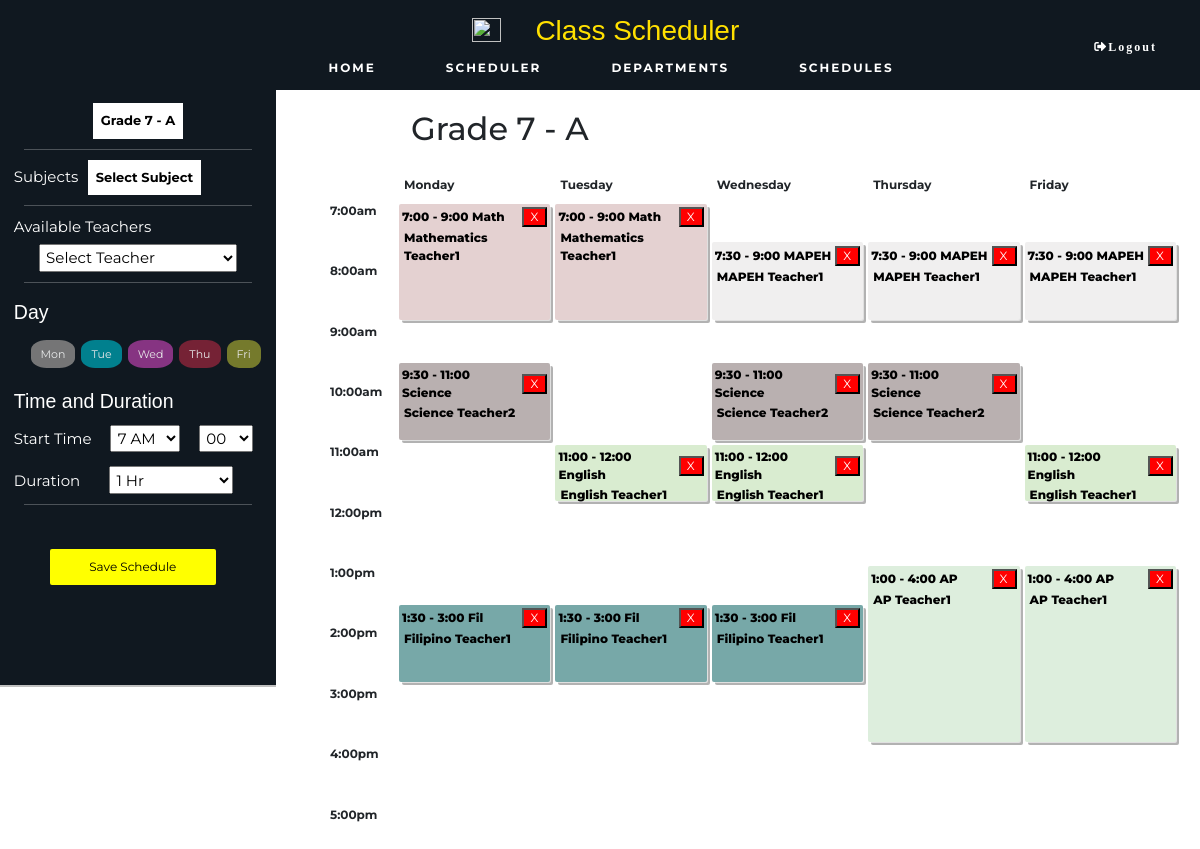
/scheduler.php?grade_section=7A, run on the app's committed database.
### tables this page shows
CREATE TABLE IF NOT EXISTS `class_schedule` (
  `grade_section` varchar(32) NOT NULL,
  `teacher_id` int DEFAULT NULL,
  `subject` varchar(32) NOT NULL,
  `day` varchar(32) NOT NULL,
  `start_time` int NOT NULL,
  `end_time` int NOT NULL,
  `duration` int NOT NULL,
  `id` int NOT NULL AUTO_INCREMENT,
  UNIQUE KEY `id` (`id`),
  KEY `teacher` (`teacher_id`)
);

CREATE TABLE IF NOT EXISTS `teacher` (
  `id` int NOT NULL AUTO_INCREMENT,
  `firstName` varchar(32) NOT NULL,
  `lastName` varchar(32) NOT NULL,
  `dept` varchar(32) NOT NULL,
  `workload` float NOT NULL,
  PRIMARY KEY (`id`)
);

### scheduler.php (called while the page is built, shortened)
<?php
try {
    include __DIR__ . './includes/connection/DatabaseConnect.php';
    include __DIR__ . './includes/connection/DatabaseFunctions.php';
    include __DIR__ . './includes/templates/scheduler.html.php';
} catch (PDOException $e) {
    include __DIR__ . './includes/connection/displayError.php';
}
include __DIR__ . './includes/templates/layout.html.php';
function convertSubject($subject) {
    if($subject == 'Mathematics')
      return 'Math';
    if($subject == 'Filipino')
      return 'Fil';
      return $subject;
  }
function convertTime($time) {
    if($time % 100 == 0) {
        $time = $time/100;
        if($time > 12) {
        $stringTime = ($time - 12) . ':00';
        return $stringTime;
        } else {
        $stringTime = $time . ':00';
        return $stringTime;
        }
    } else {
        $time = $time/100;
        $time = $time - 0.5;
        if($time > 12) {
        $stringTime = ($time - 12) . ':30';
        return $stringTime;
        } else {
        $stringTime = $time . ':30';
        return $stringTime;
        }
    }
}
?>

### includes/connection/DatabaseFunctions.php (called while the page is built, shortened)
<?php
function retrieveAllId($pdo, $table, $primaryKey, $value) {
    $query = 'SELECT * FROM `' . $table . '`
              WHERE `' . $primaryKey . '` = :value';
    $parameters = [
        'value' => $value
    ];
    $query = query($pdo, $query, $parameters);
    return $query->fetchAll();
}
function retrieveId($pdo, $table, $primaryKey, $value) {
    $query = 'SELECT * FROM `' . $table . '`
              WHERE `' . $primaryKey . '` = :value';
    $parameters = [
        'value' => $value
    ];
    $query = query($pdo, $query, $parameters);
    return $query->fetch();
}
function query($pdo, $sql, $parameters = []) {
    $query = $pdo->prepare($sql);
    $query->execute($parameters);
    return $query;
}
?>

### includes/templates/scheduler.html.php (the view, shortened to what this page needs)
<link rel="stylesheet" type="text/css" href="./includes/templates/css/scheduler.css">
<?php
  $output = '
<div style="display:flex;">
<div class="add-module">
  <div style="margin:5%">
  <div class="dropdown">
  ';
  if(isset($_GET['grade_section'])) {
    $grade = $_GET['grade_section'];
    $section = substr($grade, -1);
    $grade = substr_replace($grade ,"", -1);
    $displayGradeSection = 'Grade ' . $grade . ' - ' . $section;
  }
  else
    $displayGradeSection = 'Select Grade and Section';
  $output .= '
    <button onclick="dropDown('.'\'grade_section\''.')" class="dropbtn">'.$displayGradeSection.'</button>
    <div id="grade_section" class="dropdown-content">
  ';
  for($i = 7; $i <= 10; $i++) {
    $gradeLevel = retrieveAllId($pdo, 'grade_level', 'grade', $i);
    foreach($gradeLevel as $row) {
      $output .= '
        <a href="scheduler.php?grade_section='.$row['grade'].$row['section'].'">
        Grade '.$row['grade'].' - ' .$row['section'].' </a>
      ';
    }
  }
  if(isset($_GET['subject']))
    $subjectSelected =  $_GET['subject'];
  else
    $subjectSelected = 'Select Subject';
  if(isset($_GET['grade_section']))
    $gradeSection =  $_GET['grade_section'];
  else
    $gradeSection = ' ';
  $output .= '
      </div>
    </div>
    <hr>
    <label for="subject">Subjects</label>
    <div class="dropdown" style="width: 50%;">
      <button onclick="dropDown('.'\'subject\''.')" class="dropbtn">'.$subjectSelected.'</button>
      <div id="subject" class="dropdown-content">
        <a href="scheduler.php?grade_section='.$gradeSection.'&subject=Mathematics">Mathematics</a>
        <a href="scheduler.php?grade_section='.$gradeSection.'&subject=Science">Science</a>
        <a href="scheduler.php?grade_section='.$gradeSection.'&subject=English">English</a>
        <a href="scheduler.php?grade_section='.$gradeSection.'&subject=Filipino">Filipino</a>
        <a href="scheduler.php?grade_section='.$gradeSection.'&subject=MAPEH">MAPEH</a>
        <a href="scheduler.php?grade_section='.$gradeSection.'&subject=AP">AP</a>
        <a href="scheduler.php?grade_section='.$gradeSection.'&subject=ESP">ESP</a>
        <a href="scheduler.php?grade_section='.$gradeSection.'&subject=TLE">TLE</a>
      </div>
    </div>
    <hr>
  ';
  if( isset($_GET['grade_section']) && isset($_GET['subject']) ) {
    $temp = retrieveTwoId($pdo, 'class_schedule', 'grade_section', $_GET['grade_section'], 'subject', $_GET['subject']);
      if(isset($temp['teacher_id'])) {
        $teacherSelected = $temp['teacher_id'];
        $teacherSelected = retrieveId($pdo, 'teacher', 'id', $teacherSelected);
        $teacherId = $teacherSelected['id'];
        $teacherName = $teacherSelected['firstName'] . ' ' . $teacherSelected['lastName'];
      } else {
        $teacherName = 'Select Teacher';
        $teacherId = '';
      }
  } else {
    $teacherId = '';
    $teacherName = 'Select Teacher';
  }
  $output .= '
    <form action="scheduler.php" method="post">
    <label for="teacher">Available Teachers</label> <br>
      <select name="teacher" style="width:80%; margin: 2% 0 0 10%;" required>
        <option value="'.$teacherId.'" selected>'.$teacherName.'</option>
  ';
  $output .= '
      </select>
    <hr>
  </div>
  <div style="margin:5%; width:100%;">
  <h1>Day</h1>
    <div class="day-picker">
      <div>
        <label>
          <span style="background:grey;">Mon</span>
          </label>
      </div>
      <div>
        <label>
          <span style="background: #008c9b;">Tue</span>
          </label>
      </div>
      <div>
        <label>
          <span style="background:#93388d;">Wed</span>
          </label>
      </div>
      <div>
        <label>
        <span style="background:#812438;">Thu</span>
        </label>
      </div>
      <div>
        <label>
          <span style="background:#80852e;">Fri</span>
          </label>
      </div>
    </div>
  </div>
  <div style="margin:5%">
  <h1>Time and Duration</h1>
    <label for="start_time">Start Time</label>
      <select name="start_time" style="width:28%; margin: 0 0 0 6%;">
          <option value="700" selected> 7 AM</option>
      </select>
      <select name="start_time_add" style="width:22%; margin: 0 0 0 6%;">
        <option value="0" selected>00</option>
      </select>
  </div>
  <div style="margin:5%">
    <label for="duration">Duration</label>
      <select name="duration" style="width:50%; margin: 0 0 0 10%;">
        <option value="100" selected>1 Hr</option>
      </select>
    <hr>
  </div>
  <input type="hidden" name="grade_section" value="'.$gradeSection.'">
  <input type="hidden" name="subject" value="'.$subjectSelected.'">
  <input type="submit" name="saveSchedule" value="Save Schedule">
</div>
  ';
  $output .= '
<div class="text">
  <h2 id="schedule-heading" style="margin-left: 15%; padding-top: 20px;">'.$displayGradeSection.'</h2>
  <div class="schedule" aria-labelledby="schedule-heading">
    <span class="track-slot" aria-hidden="true" style="grid-column: mon; grid-row: tracks;">Monday</span>
    <span class="track-slot" aria-hidden="true" style="grid-column: tue; grid-row: tracks;">Tuesday</span>
    <span class="track-slot" aria-hidden="true" style="grid-column: wed; grid-row: tracks;">Wednesday</span>
    <span class="track-slot" aria-hidden="true" style="grid-column: thu; grid-row: tracks;">Thursday</span>
    <span class="track-slot" aria-hidden="true" style="grid-column: fri; grid-row: tracks;">Friday</span>
    <h2 class="time-slot" style="grid-row: time-700;">7:00am</h2>
    <h2 class="time-slot" style="grid-row: time-750;"></h2>
    <h2 class="time-slot" style="grid-row: time-800;">8:00am</h2>
    <h2 class="time-slot" style="grid-row: time-850;"></h2>
    <h2 class="time-slot" style="grid-row: time-900;">9:00am</h2>
    <h2 class="time-slot" style="grid-row: time-950;"</h2>
    <h2 class="time-slot" style="grid-row: time-1000;">10:00am</h2>
    <h2 class="time-slot" style="grid-row: time-1050;"></h2>
    <h2 class="time-slot" style="grid-row: time-1100;">11:00am</h2>
    <h2 class="time-slot" style="grid-row: time-1150;"></h2>
    <h2 class="time-slot" style="grid-row: time-1200;">12:00pm</h2>
    <h2 class="time-slot" style="grid-row: time-1250;"></h2>
    <h2 class="time-slot" style="grid-row: time-1300;">1:00pm</h2>
    <h2 class="time-slot" style="grid-row: time-1350;"></h2>
    <h2 class="time-slot" style="grid-row: time-1400;">2:00pm</h2>
    <h2 class="time-slot" style="grid-row: time-1450;"></h2>
    <h2 class="time-slot" style="grid-row: time-1500;">3:00pm</h2>
    <h2 class="time-slot" style="grid-row: time-1550;"></h2>
    <h2 class="time-slot" style="grid-row: time-1600;">4:00pm</h2>
    <h2 class="time-slot" style="grid-row: time-1650;"></h2>
    <h2 class="time-slot" style="grid-row: time-1700;">5:00pm</h2>
  ';
  $grade_section_sched = retrieveAllId($pdo, 'class_schedule', 'grade_section', $gradeSection);
  foreach($grade_section_sched as $sched) {
    $teacher = retrieveId($pdo, 'teacher', 'id', $sched['teacher_id']);
    $schedDay = $sched['day'];
    $schedStart = $sched['start_time'];
    $schedEnd = $sched['end_time'];
    $schedSubject = $sched['subject'];
    $schedTeacher = $teacher['firstName'] . ' ' . $teacher['lastName'];
    $output .= '
          <div class="session '.$schedSubject.'" style="grid-column: '.$schedDay.'; grid-row: time-'.$schedStart.' / time-'.$schedEnd.';">
            <div class="session-time">
              <div>'.convertTime($schedStart).' - '.convertTime($schedEnd) . ' ' . convertSubject($schedSubject).'</div>
              <div>
                <form action="scheduler.php" method="post" style="display:inline-block; margin:0; padding:0;">
                  <input type="hidden" name="teacher_id" value="'.$teacher['id'].'">
                  <input type="hidden" name="grade_section" value="'.$gradeSection.'">
                  <input type="hidden" name="duration" value="'.$sched['duration'].'">
                  <button type="submit" name="deleteSchedule" value="'.$sched['id'].'">X</button>
                </form>
              </div>
            </div>
            <div class="session-track">
              <div>'.$schedTeacher.'</div>
            </div>
          </div>
    ';
  }
  $output .= '
  </div>
</div>
  ';
?>

### includes/templates/layout.html.php (shortened to what this page needs)
<!DOCTYPE html>
<html lang="en">
<head>
    <link rel="stylesheet" href="./includes/templates/css/all.css">
    <link rel="stylesheet" type="text/css" href="./includes/templates/css/style.css">
    <link href="https://cdn.jsdelivr.net/npm/bootstrap@5.1.3/dist/css/bootstrap.min.css" rel="stylesheet">
</head>
<body>
    <div class="nav">
        <div class="nav_logo">
            <img src="./includes/templates/css/logosched.png" width="29px" height="24px" style="margin-left:7%">
            <h3 >Class Scheduler</h3>
        </div>
        <ul>
            <li><a href="main.php"><b>HOME</b></a></li>
            <li><a href="scheduler.php"><b>SCHEDULER</b></a></li>
            <li><a href="department.php"><b>DEPARTMENTS</b></a></li>
            <li><a href="schedules.php"><b>SCHEDULES</b></a></li>
        </ul>
        <li class="nav_btn">
                <span style="font-size: 15px; color: yellow;">
                    <a href="login.html.php"><i class="fas fa-sign-out-alt">Logout</i></a>
                </span>
        </li>
    </div>
<main>
    <?=$output?>
</main>
</body>
</html>

### includes/templates/css/scheduler.css (style rules this page uses)
.add-module { display:inline-block; border-bottom: 2px solid silver; height: auto; padding-bottom: 100px; color: white; background: #101820FF; width: 23%; font-size: 15px; }
.add-module h1 { font-size: 1.3em; line-height: 1.5; font-family: Arial, sans-serif; }
.add-module select { padding: 1%; }
input { width: 100%; outline: none; border: none; padding: 0.75em; background: white; color: black; box-sizing: border-box; margin-bottom: 0.7em; font-size: 12px; height: 14px; }
input[type="submit"] { background: #FFFF00; cursor: pointer; text-align: center; margin-left: 50px; border-radius: 2px; box-sizing: border-box; font-size: 12px; height: auto; width: 60%; margin-top: 30px; }
.day-picker { display: flex; flex-wrap: wrap; margin: 0 5%;; }
.day-picker div { margin: 5px 3px; }
.day-picker div label { cursor: pointer; }
.day-picker div label span { display: inline-block; padding: 6px 10px; color: white; border-radius: 35%; font-size: 11px; user-select: none; overflow: hidden; opacity: 0.9; }
.add-module hr { margin: 10px 10px; }
@media screen and (min-width:700px) { .schedule { height: 80%; display: grid; grid-gap: 5px; margin-top: 2%; margin-left: 6%; grid-template-rows: [tracks] auto [time-700] 8% [time-750] 4% [time-800] 8% [time-850] 4% [time-900] 8% [time-950] 4% [time-1000] 8% [time-1050] 4% [time-1100] 8% [time-1150] 4% [time-1200] 8% [time-1250] 4% [time-1300] 8% [time-1350] 4% [time-1400] 8% [time-1450] 4% [time-1500] 8% [time-1550] 4% [time-1600] 8% [time-1650] 4% [time-1700] 8%; grid-template-columns: [times] 4em [mon-start] 1fr [mon-end tue-start] 1fr [tue-end wed-start] 1fr [wed-end thu-start] 1fr [thu-end fri-start] 1fr [fri-end]; } }
.text { display:inline-block; width:75%; height: 100%; }
.time-slot { grid-column: times; }
.track-slot { display: none; }
.session { padding: 2%; border-radius: 2px; font-size: 12px; box-shadow: rgba(255,255,255,.6) 1px 1px 0, rgba(0,0,0,.3) 3px 3px 0; font-weight: 750; }
.session-track { margin: 2px 5px 0 2px; }
.session-time { display:flex; justify-content:space-between; align-items:center; }
.session-time button { width:25px; height:20px; display:inline-flex; align-items:center; background: red; color: white; }
.session-title, .time-slot { margin: 0; font-size: 1em; }
.track-slot, .time-slot { font-weight: bold; font-size:.75em; }
.Mathematics { background-color: #e4d1d1; color: black; }
.Science { background-color: #b9b0b0; color: black; }
.English { background-color: #d9ecd0; color: black; }
.Filipino { background-color: #77a8a8; color: black; }
.MAPEH { background-color: #f0efef; color: black; }
.AP { background-color: #ddeedd; color: black; }
.dropbtn { background-color: white; color: black; padding: 8px; font-size: 13px; font-weight: 700; border: none; cursor: pointer; }
.dropdown { position: relative; display: inline-block; width: 100%; text-align: center; }

### resources/Test-Codes/includes/templates/css/all.css (style rules this page uses)
.fa, .fas, .far, .fal, .fad, .fab { -moz-osx-font-smoothing: grayscale; -webkit-font-smoothing: antialiased; display: inline-block; font-style: normal; font-variant: normal; text-rendering: auto; line-height: 1; }
.fa-sign-out-alt:before { content: "\f2f5"; }
.fa, .fas { font-family: 'Font Awesome 5 Free'; font-weight: 900; }

### includes/templates/css/style.css (style rules this page uses)
* { font-family: 'Montserrat', sans-serif; scroll-behavior: smooth; }
body { width: 100vw; height: 100vh; padding: 0; margin: 0; }
main { width: 100%; height: 100%; }
.nav { background: #101820FF; height: auto; padding: 10px; width: 100vw; display: flex; align-items: center; font-size: 1.2rem; z-index: 999; z-index: 1; justify-content: space-around; top: 0; }
.nav_logo { width: 30%; display: flex; justify-content: space-evenly; align-items: center; }
.nav h3 { color:#FFE000; font-family:Arial, sans-serif; margin:1% 1%; }
.nav ul { display: flex; list-style: none; margin:0 100px; cursor: pointer; }
.nav li a { color: white; text-decoration: none; list-style: none; letter-spacing: 2px; font-size: 12px; font-family: Arial, sans-serif; letter-spacing: 2px; padding: 0 35px; cursor: pointer; transition: all 200ms; }
.nav_btn { padding: 0 8px; border: none; position: absolute; right: 0; }

### data on the page
class_schedule: start_time "9:30", end_time "11:00", subject "Science", $sched['id'] 17 (drawn), teacher.lastName "Science Teacher2"
class_schedule: start_time "9:30", end_time "11:00", subject "Science", $sched['id'] 18 (drawn), teacher.lastName "Science Teacher2"
class_schedule: start_time "9:30", end_time "11:00", subject "Science", $sched['id'] 19 (drawn), teacher.lastName "Science Teacher2"
class_schedule: start_time "11:00", end_time "12:00", subject "English", $sched['id'] 20 (drawn), teacher.lastName "English Teacher1"
class_schedule: start_time "11:00", end_time "12:00", subject "English", $sched['id'] 21 (drawn), teacher.lastName "English Teacher1"
class_schedule: start_time "11:00", end_time "12:00", subject "English", $sched['id'] 22 (drawn), teacher.lastName "English Teacher1"
class_schedule: start_time "1:30", end_time "3:00", subject "Fil", $sched['id'] 23 (drawn), teacher.lastName "Filipino Teacher1"
class_schedule: start_time "1:30", end_time "3:00", subject "Fil", $sched['id'] 24 (drawn), teacher.lastName "Filipino Teacher1"
class_schedule: start_time "1:30", end_time "3:00", subject "Fil", $sched['id'] 25 (drawn), teacher.lastName "Filipino Teacher1"
class_schedule: start_time "7:30", end_time "9:00", subject "MAPEH", $sched['id'] 26 (drawn), teacher.lastName "MAPEH Teacher1"
class_schedule: start_time "7:30", end_time "9:00", subject "MAPEH", $sched['id'] 27 (drawn), teacher.lastName "MAPEH Teacher1"
class_schedule: start_time "7:30", end_time "9:00", subject "MAPEH", $sched['id'] 28 (drawn), teacher.lastName "MAPEH Teacher1"
class_schedule: start_time "1:00", end_time "4:00", subject "AP", $sched['id'] 29 (drawn), teacher.lastName "AP Teacher1"
class_schedule: start_time "1:00", end_time "4:00", subject "AP", $sched['id'] 30 (drawn), teacher.lastName "AP Teacher1"
class_schedule: start_time "7:00", end_time "9:00", subject "Math", $sched['id'] 31 (drawn), teacher.lastName "Mathematics Teacher1"
class_schedule: start_time "7:00", end_time "9:00", subject "Math", $sched['id'] 32 (drawn), teacher.lastName "Mathematics Teacher1"

### other printed values
$displayGradeSection "Grade 7 - A"
$subjectSelected "Select Subject"
form field teacher "Select Teacher"
